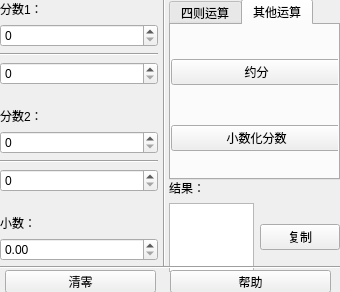
<?xml version="1.0" encoding="UTF-8"?>
<ui version="4.0">
 <class>Form</class>
 <widget class="QWidget" name="Form">
  <property name="windowModality">
   <enum>Qt::NonModal</enum>
  </property>
  <property name="enabled">
   <bool>true</bool>
  </property>
  <property name="geometry">
   <rect>
    <x>0</x>
    <y>0</y>
    <width>340</width>
    <height>292</height>
   </rect>
  </property>
  <property name="minimumSize">
   <size>
    <width>340</width>
    <height>292</height>
   </size>
  </property>
  <property name="maximumSize">
   <size>
    <width>340</width>
    <height>292</height>
   </size>
  </property>
  <property name="cursor">
   <cursorShape>ArrowCursor</cursorShape>
  </property>
  <property name="windowTitle">
   <string>分数运算器</string>
  </property>
  <widget class="QWidget" name="gridLayoutWidget">
   <property name="geometry">
    <rect>
     <x>0</x>
     <y>0</y>
     <width>158</width>
     <height>261</height>
    </rect>
   </property>
   <layout class="QGridLayout" name="gridLayout">
    <item row="4" column="2">
     <widget class="QSpinBox" name="spinBox_2">
      <property name="maximum">
       <number>999999999</number>
      </property>
     </widget>
    </item>
    <item row="8" column="2">
     <widget class="Line" name="line_2">
      <property name="orientation">
       <enum>Qt::Horizontal</enum>
      </property>
     </widget>
    </item>
    <item row="6" column="2">
     <widget class="QLabel" name="label_7">
      <property name="text">
       <string>分数2：</string>
      </property>
     </widget>
    </item>
    <item row="7" column="2">
     <widget class="QSpinBox" name="spinBox_3">
      <property name="maximum">
       <number>999999999</number>
      </property>
     </widget>
    </item>
    <item row="5" column="2">
     <spacer name="verticalSpacer">
      <property name="orientation">
       <enum>Qt::Vertical</enum>
      </property>
      <property name="sizeHint" stdset="0">
       <size>
        <width>20</width>
        <height>40</height>
       </size>
      </property>
     </spacer>
    </item>
    <item row="0" column="2">
     <widget class="QLabel" name="label_6">
      <property name="text">
       <string>分数1：</string>
      </property>
     </widget>
    </item>
    <item row="11" column="2">
     <widget class="QLabel" name="label_5">
      <property name="text">
       <string>小数：</string>
      </property>
     </widget>
    </item>
    <item row="10" column="2">
     <spacer name="verticalSpacer_2">
      <property name="orientation">
       <enum>Qt::Vertical</enum>
      </property>
      <property name="sizeHint" stdset="0">
       <size>
        <width>20</width>
        <height>40</height>
       </size>
      </property>
     </spacer>
    </item>
    <item row="3" column="2">
     <widget class="Line" name="line">
      <property name="orientation">
       <enum>Qt::Horizontal</enum>
      </property>
     </widget>
    </item>
    <item row="13" column="2">
     <widget class="QDoubleSpinBox" name="doubleSpinBox">
      <property name="maximum">
       <double>1000000000000000057857959942726969827393378689175040438172647424.000000000000000</double>
      </property>
     </widget>
    </item>
    <item row="1" column="2">
     <widget class="QSpinBox" name="spinBox">
      <property name="maximum">
       <number>999999999</number>
      </property>
     </widget>
    </item>
    <item row="9" column="2">
     <widget class="QSpinBox" name="spinBox_4">
      <property name="maximum">
       <number>999999999</number>
      </property>
     </widget>
    </item>
   </layout>
  </widget>
  <widget class="QWidget" name="gridLayoutWidget_2">
   <property name="geometry">
    <rect>
     <x>169</x>
     <y>-1</y>
     <width>171</width>
     <height>181</height>
    </rect>
   </property>
   <layout class="QGridLayout" name="gridLayout_2">
    <item row="0" column="0">
     <widget class="QTabWidget" name="tabWidget">
      <property name="tabPosition">
       <enum>QTabWidget::North</enum>
      </property>
      <property name="currentIndex">
       <number>1</number>
      </property>
      <widget class="QWidget" name="tab">
       <attribute name="title">
        <string>四则运算</string>
       </attribute>
       <widget class="QWidget" name="gridLayoutWidget_3">
        <property name="geometry">
         <rect>
          <x>-1</x>
          <y>-1</y>
          <width>171</width>
          <height>161</height>
         </rect>
        </property>
        <layout class="QGridLayout" name="gridLayout_3">
         <item row="2" column="0">
          <widget class="QPushButton" name="pushButton_5">
           <property name="text">
            <string>乘法</string>
           </property>
          </widget>
         </item>
         <item row="0" column="0">
          <widget class="QPushButton" name="pushButton_3">
           <property name="text">
            <string>加法</string>
           </property>
          </widget>
         </item>
         <item row="1" column="0">
          <widget class="QPushButton" name="pushButton_4">
           <property name="text">
            <string>减法</string>
           </property>
          </widget>
         </item>
         <item row="3" column="0">
          <widget class="QPushButton" name="pushButton_6">
           <property name="text">
            <string>除法</string>
           </property>
          </widget>
         </item>
        </layout>
       </widget>
      </widget>
      <widget class="QWidget" name="tab_2">
       <attribute name="title">
        <string>其他运算</string>
       </attribute>
       <widget class="QWidget" name="gridLayoutWidget_4">
        <property name="geometry">
         <rect>
          <x>0</x>
          <y>0</y>
          <width>171</width>
          <height>161</height>
         </rect>
        </property>
        <layout class="QGridLayout" name="gridLayout_4">
         <item row="0" column="0">
          <widget class="QPushButton" name="pushButton_8">
           <property name="text">
            <string>约分</string>
           </property>
          </widget>
         </item>
         <item row="1" column="0">
          <widget class="QPushButton" name="pushButton_9">
           <property name="text">
            <string>小数化分数</string>
           </property>
           <property name="checkable">
            <bool>false</bool>
           </property>
           <property name="checked">
            <bool>false</bool>
           </property>
          </widget>
         </item>
        </layout>
       </widget>
      </widget>
     </widget>
    </item>
   </layout>
  </widget>
  <widget class="QWidget" name="verticalLayoutWidget">
   <property name="geometry">
    <rect>
     <x>169</x>
     <y>179</y>
     <width>171</width>
     <height>93</height>
    </rect>
   </property>
   <layout class="QVBoxLayout" name="verticalLayout">
    <item>
     <widget class="QLabel" name="label">
      <property name="text">
       <string>结果：</string>
      </property>
     </widget>
    </item>
    <item>
     <layout class="QHBoxLayout" name="horizontalLayout">
      <item>
       <widget class="QTextBrowser" name="result"/>
      </item>
      <item>
       <widget class="QPushButton" name="pushButton_10">
        <property name="text">
         <string>复制</string>
        </property>
       </widget>
      </item>
     </layout>
    </item>
   </layout>
  </widget>
  <widget class="QPushButton" name="pushButton_1">
   <property name="geometry">
    <rect>
     <x>170</x>
     <y>270</y>
     <width>161</width>
     <height>23</height>
    </rect>
   </property>
   <property name="text">
    <string>帮助</string>
   </property>
  </widget>
  <widget class="QPushButton" name="pushButton_2">
   <property name="geometry">
    <rect>
     <x>5</x>
     <y>270</y>
     <width>151</width>
     <height>23</height>
    </rect>
   </property>
   <property name="text">
    <string>清零</string>
   </property>
  </widget>
  <widget class="Line" name="line_3">
   <property name="geometry">
    <rect>
     <x>154</x>
     <y>-35</y>
     <width>20</width>
     <height>301</height>
    </rect>
   </property>
   <property name="orientation">
    <enum>Qt::Vertical</enum>
   </property>
  </widget>
  <widget class="Line" name="line_4">
   <property name="geometry">
    <rect>
     <x>-20</x>
     <y>257</y>
     <width>361</width>
     <height>21</height>
    </rect>
   </property>
   <property name="orientation">
    <enum>Qt::Horizontal</enum>
   </property>
  </widget>
 </widget>
 <resources/>
 <connections>
  <connection>
   <sender>pushButton_3</sender>
   <signal>clicked()</signal>
   <receiver>Form</receiver>
   <slot>b3Act()</slot>
   <hints>
    <hint type="sourcelabel">
     <x>316</x>
     <y>52</y>
    </hint>
    <hint type="destinationlabel">
     <x>339</x>
     <y>64</y>
    </hint>
   </hints>
  </connection>
  <connection>
   <sender>pushButton_4</sender>
   <signal>clicked()</signal>
   <receiver>Form</receiver>
   <slot>b4Act()</slot>
   <hints>
    <hint type="sourcelabel">
     <x>261</x>
     <y>90</y>
    </hint>
    <hint type="destinationlabel">
     <x>339</x>
     <y>104</y>
    </hint>
   </hints>
  </connection>
  <connection>
   <sender>pushButton_5</sender>
   <signal>clicked()</signal>
   <receiver>Form</receiver>
   <slot>b5Act()</slot>
   <hints>
    <hint type="sourcelabel">
     <x>279</x>
     <y>128</y>
    </hint>
    <hint type="destinationlabel">
     <x>339</x>
     <y>125</y>
    </hint>
   </hints>
  </connection>
  <connection>
   <sender>pushButton_6</sender>
   <signal>clicked()</signal>
   <receiver>Form</receiver>
   <slot>b6Act()</slot>
   <hints>
    <hint type="sourcelabel">
     <x>274</x>
     <y>166</y>
    </hint>
    <hint type="destinationlabel">
     <x>339</x>
     <y>184</y>
    </hint>
   </hints>
  </connection>
  <connection>
   <sender>pushButton_1</sender>
   <signal>clicked()</signal>
   <receiver>Form</receiver>
   <slot>b1Act()</slot>
   <hints>
    <hint type="sourcelabel">
     <x>256</x>
     <y>292</y>
    </hint>
    <hint type="destinationlabel">
     <x>339</x>
     <y>251</y>
    </hint>
   </hints>
  </connection>
  <connection>
   <sender>pushButton_2</sender>
   <signal>clicked()</signal>
   <receiver>Form</receiver>
   <slot>b2Act()</slot>
   <hints>
    <hint type="sourcelabel">
     <x>155</x>
     <y>292</y>
    </hint>
    <hint type="destinationlabel">
     <x>339</x>
     <y>261</y>
    </hint>
   </hints>
  </connection>
  <connection>
   <sender>pushButton_8</sender>
   <signal>clicked()</signal>
   <receiver>Form</receiver>
   <slot>b8Act()</slot>
   <hints>
    <hint type="sourcelabel">
     <x>309</x>
     <y>79</y>
    </hint>
    <hint type="destinationlabel">
     <x>339</x>
     <y>31</y>
    </hint>
   </hints>
  </connection>
  <connection>
   <sender>pushButton_9</sender>
   <signal>clicked()</signal>
   <receiver>Form</receiver>
   <slot>b9Act()</slot>
   <hints>
    <hint type="sourcelabel">
     <x>321</x>
     <y>143</y>
    </hint>
    <hint type="destinationlabel">
     <x>339</x>
     <y>120</y>
    </hint>
   </hints>
  </connection>
  <connection>
   <sender>pushButton_10</sender>
   <signal>clicked()</signal>
   <receiver>Form</receiver>
   <slot>b10Act()</slot>
   <hints>
    <hint type="sourcelabel">
     <x>299</x>
     <y>224</y>
    </hint>
    <hint type="destinationlabel">
     <x>638</x>
     <y>197</y>
    </hint>
   </hints>
  </connection>
 </connections>
 <slots>
  <slot>b3Act()</slot>
  <slot>b4Act()</slot>
  <slot>b5Act()</slot>
  <slot>b6Act()</slot>
  <slot>b1Act()</slot>
  <slot>b2Act()</slot>
  <slot>b7Act()</slot>
  <slot>b8Act()</slot>
  <slot>b9Act()</slot>
  <slot>b10Act()</slot>
 </slots>
</ui>
